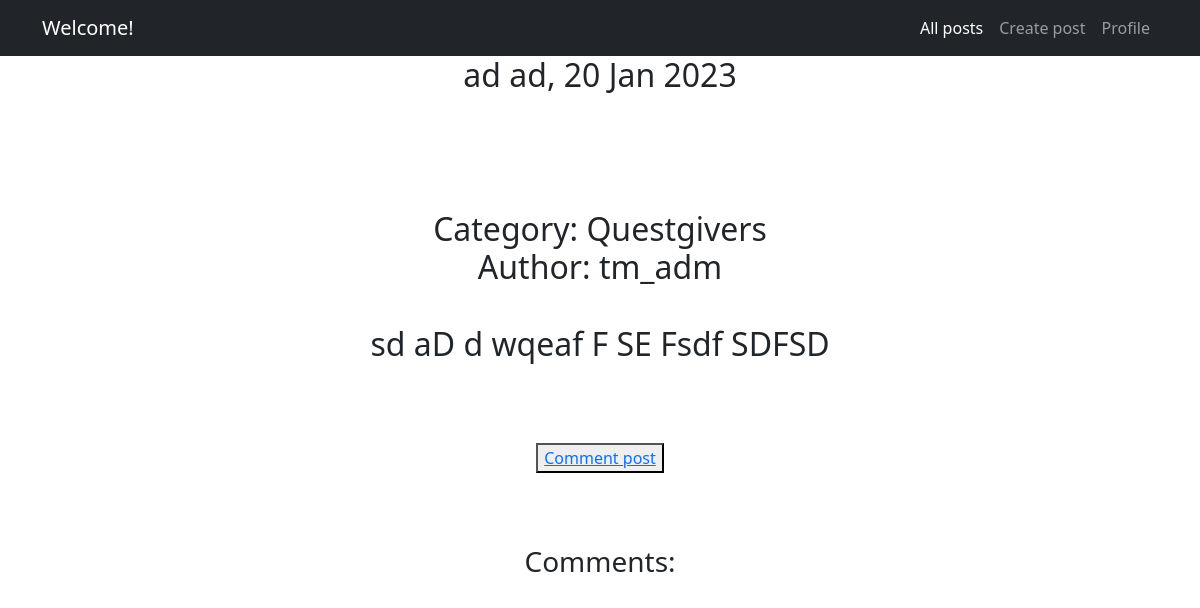
The app's page /posts/54 with its own data.
### board/models.py (models this page shows, shortened)
class Post(models.Model):
    date = models.DateTimeField(auto_now_add=True)
    header = models.CharField(max_length=64)
    text = models.TextField()
    files = models.FileField(upload_to ='uploads/', null=True, blank=True)
    author = models.ForeignKey(User, null=True, on_delete=models.CASCADE)
    category = models.ForeignKey(Category, on_delete=models.CASCADE,)

class Category(models.Model):
    name = models.CharField(max_length=64, unique=True)
    def __str__(self):
        return self.name.title()

### board/views.py (the view)
# urls.py: path('posts/<int:pk>', PostDetail.as_view(), name='postdetail'),
class PostDetail(DetailView):
    model = Post
    template_name = 'post_detail.html'
    context_object_name = 'post'
    def get_context_data(self, **kwargs):
        context = super().get_context_data(**kwargs)
        id = self.kwargs.get('pk')
        post = get_object_or_404(Post, id=id)
        context['comments'] = post.comments.all()
        return context

### board/templates/post_detail.html (shortened to what this page needs)
{% extends 'flatpages/default.html' %}
{% block content %}
        <h2>
        <td>{{ post.header }}, {{ post.date | date:'d M Y' }}</td>
        <br><br>
        <br><br>
            Category: {{ post.category }}
        <br>
            Author: {{ post.author }}
        <br><br>
        <td>{{ post.text }}</td>
        </h2>
        <br><br><br>
<button><a href="{% url 'commentcreate' post.id %}">Comment post</a></button>
<br><br><br>
        <h3>Comments:</h3>
<br>
{% endblock content %}

### records on screen
Post: header "ad ad", date "20 Jan 2023", category "Questgivers", author "tm_adm", text "sd aD d wqeaf F SE Fsdf SDFSD"
